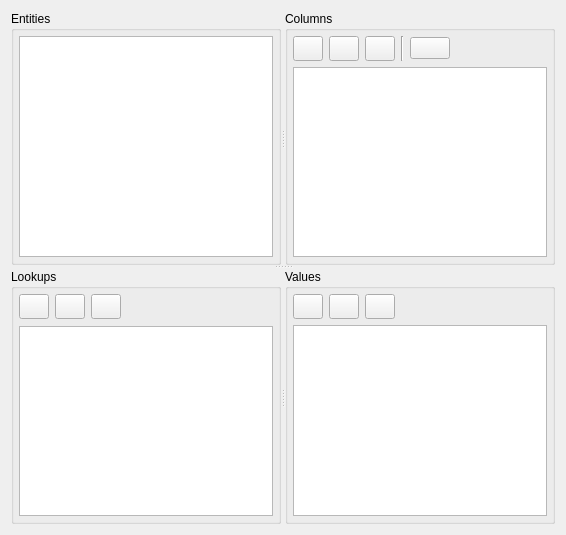
  <widget class="QWizardPage" name="wpEntityCustom">
   <property name="title">
    <string>Entity Customization</string>
   </property>
   <property name="subTitle">
    <string>Add or edit entity columns, lookups and lookup values</string>
   </property>
   <layout class="QVBoxLayout" name="verticalLayout_9">
    <item>
     <widget class="QSplitter" name="splitter_3">
      <property name="sizePolicy">
       <sizepolicy hsizetype="Expanding" vsizetype="Expanding">
        <horstretch>0</horstretch>
        <verstretch>0</verstretch>
       </sizepolicy>
      </property>
      <property name="orientation">
       <enum>Qt::Vertical</enum>
      </property>
      <widget class="QSplitter" name="splitter">
       <property name="minimumSize">
        <size>
         <width>100</width>
         <height>100</height>
        </size>
       </property>
       <property name="orientation">
        <enum>Qt::Horizontal</enum>
       </property>
       <widget class="QGroupBox" name="groupBox">
        <property name="minimumSize">
         <size>
          <width>0</width>
          <height>0</height>
         </size>
        </property>
        <property name="title">
         <string>Entities</string>
        </property>
        <layout class="QVBoxLayout" name="verticalLayout_8">
         <property name="spacing">
          <number>5</number>
         </property>
         <property name="margin">
          <number>5</number>
         </property>
         <item>
          <widget class="QListView" name="lvEntities">
           <property name="sizePolicy">
            <sizepolicy hsizetype="Expanding" vsizetype="Expanding">
             <horstretch>0</horstretch>
             <verstretch>1</verstretch>
            </sizepolicy>
           </property>
           <property name="minimumSize">
            <size>
             <width>0</width>
             <height>0</height>
            </size>
           </property>
           <property name="maximumSize">
            <size>
             <width>16777215</width>
             <height>16777215</height>
            </size>
           </property>
           <property name="selectionBehavior">
            <enum>QAbstractItemView::SelectRows</enum>
           </property>
          </widget>
         </item>
        </layout>
       </widget>
       <widget class="QGroupBox" name="groupBox_2">
        <property name="minimumSize">
         <size>
          <width>0</width>
          <height>0</height>
         </size>
        </property>
        <property name="title">
         <string>Columns</string>
        </property>
        <layout class="QVBoxLayout" name="verticalLayout">
         <property name="margin">
          <number>5</number>
         </property>
         <item>
          <layout class="QHBoxLayout" name="horizontalLayout_2">
           <item>
            <widget class="QPushButton" name="btnAddColumn">
             <property name="minimumSize">
              <size>
               <width>30</width>
               <height>25</height>
              </size>
             </property>
             <property name="maximumSize">
              <size>
               <width>30</width>
               <height>25</height>
              </size>
             </property>
             <property name="text">
              <string/>
             </property>
             <property name="iconSize">
              <size>
               <width>20</width>
               <height>20</height>
              </size>
             </property>
            </widget>
           </item>
           <item>
            <widget class="QPushButton" name="btnEditColumn">
             <property name="minimumSize">
              <size>
               <width>30</width>
               <height>25</height>
              </size>
             </property>
             <property name="maximumSize">
              <size>
               <width>30</width>
               <height>25</height>
              </size>
             </property>
             <property name="text">
              <string/>
             </property>
             <property name="iconSize">
              <size>
               <width>20</width>
               <height>20</height>
              </size>
             </property>
            </widget>
           </item>
           <item>
            <widget class="QPushButton" name="btnDeleteColumn">
             <property name="sizePolicy">
              <sizepolicy hsizetype="Minimum" vsizetype="Fixed">
               <horstretch>0</horstretch>
               <verstretch>0</verstretch>
              </sizepolicy>
             </property>
             <property name="minimumSize">
              <size>
               <width>30</width>
               <height>25</height>
              </size>
             </property>
             <property name="maximumSize">
              <size>
               <width>30</width>
               <height>25</height>
              </size>
             </property>
             <property name="text">
              <string/>
             </property>
            </widget>
           </item>
           <item>
            <widget class="Line" name="line">
             <property name="orientation">
              <enum>Qt::Vertical</enum>
             </property>
            </widget>
           </item>
           <item>
            <widget class="QPushButton" name="btnExport">
             <property name="text">
              <string/>
             </property>
            </widget>
           </item>
           <item>
            <spacer name="horizontalSpacer">
             <property name="orientation">
              <enum>Qt::Horizontal</enum>
             </property>
             <property name="sizeHint" stdset="0">
              <size>
               <width>40</width>
               <height>20</height>
              </size>
             </property>
            </spacer>
           </item>
          </layout>
         </item>
         <item>
          <widget class="QTableView" name="tbvColumns">
           <property name="sizePolicy">
            <sizepolicy hsizetype="Expanding" vsizetype="Expanding">
             <horstretch>1</horstretch>
             <verstretch>1</verstretch>
            </sizepolicy>
           </property>
           <property name="minimumSize">
            <size>
             <width>0</width>
             <height>0</height>
            </size>
           </property>
           <property name="maximumSize">
            <size>
             <width>16777215</width>
             <height>16777215</height>
            </size>
           </property>
           <property name="frameShape">
            <enum>QFrame::StyledPanel</enum>
           </property>
           <property name="frameShadow">
            <enum>QFrame::Sunken</enum>
           </property>
           <property name="selectionMode">
            <enum>QAbstractItemView::SingleSelection</enum>
           </property>
           <property name="selectionBehavior">
            <enum>QAbstractItemView::SelectRows</enum>
           </property>
           <attribute name="horizontalHeaderDefaultSectionSize">
            <number>130</number>
           </attribute>
           <attribute name="horizontalHeaderStretchLastSection">
            <bool>true</bool>
           </attribute>
           <attribute name="verticalHeaderDefaultSectionSize">
            <number>30</number>
           </attribute>
          </widget>
         </item>
        </layout>
       </widget>
      </widget>
      <widget class="QSplitter" name="splitter_2">
       <property name="sizePolicy">
        <sizepolicy hsizetype="Expanding" vsizetype="MinimumExpanding">
         <horstretch>0</horstretch>
         <verstretch>0</verstretch>
        </sizepolicy>
       </property>
       <property name="minimumSize">
        <size>
         <width>100</width>
         <height>100</height>
        </size>
       </property>
       <property name="maximumSize">
        <size>
         <width>16777215</width>
         <height>16777215</height>
        </size>
       </property>
       <property name="baseSize">
        <size>
         <width>0</width>
         <height>230</height>
        </size>
       </property>
       <property name="orientation">
        <enum>Qt::Horizontal</enum>
       </property>
       <widget class="QGroupBox" name="groupBox_5">
        <property name="sizePolicy">
         <sizepolicy hsizetype="Expanding" vsizetype="Expanding">
          <horstretch>0</horstretch>
          <verstretch>0</verstretch>
         </sizepolicy>
        </property>
        <property name="minimumSize">
         <size>
          <width>100</width>
          <height>20</height>
         </size>
        </property>
        <property name="title">
         <string>Lookups</string>
        </property>
        <layout class="QVBoxLayout" name="verticalLayout_3">
         <property name="spacing">
          <number>7</number>
         </property>
         <property name="margin">
          <number>5</number>
         </property>
         <item>
          <layout class="QHBoxLayout" name="horizontalLayout_4">
           <property name="spacing">
            <number>6</number>
           </property>
           <item>
            <widget class="QPushButton" name="btnAddLookup">
             <property name="minimumSize">
              <size>
               <width>30</width>
               <height>25</height>
              </size>
             </property>
             <property name="maximumSize">
              <size>
               <width>30</width>
               <height>25</height>
              </size>
             </property>
             <property name="text">
              <string/>
             </property>
            </widget>
           </item>
           <item>
            <widget class="QPushButton" name="btnEditLookup">
             <property name="minimumSize">
              <size>
               <width>30</width>
               <height>25</height>
              </size>
             </property>
             <property name="maximumSize">
              <size>
               <width>30</width>
               <height>25</height>
              </size>
             </property>
             <property name="text">
              <string/>
             </property>
            </widget>
           </item>
           <item>
            <widget class="QPushButton" name="btnDeleteLookup">
             <property name="minimumSize">
              <size>
               <width>30</width>
               <height>25</height>
              </size>
             </property>
             <property name="maximumSize">
              <size>
               <width>30</width>
               <height>25</height>
              </size>
             </property>
             <property name="text">
              <string/>
             </property>
            </widget>
           </item>
           <item>
            <spacer name="horizontalSpacer_3">
             <property name="orientation">
              <enum>Qt::Horizontal</enum>
             </property>
             <property name="sizeHint" stdset="0">
              <size>
               <width>40</width>
               <height>20</height>
              </size>
             </property>
            </spacer>
           </item>
          </layout>
         </item>
         <item>
          <widget class="QListView" name="lvLookups">
           <property name="sizePolicy">
            <sizepolicy hsizetype="Expanding" vsizetype="Expanding">
             <horstretch>0</horstretch>
             <verstretch>1</verstretch>
            </sizepolicy>
           </property>
           <property name="minimumSize">
            <size>
             <width>0</width>
             <height>0</height>
            </size>
           </property>
           <property name="maximumSize">
            <size>
             <width>16777215</width>
             <height>16777215</height>
            </size>
           </property>
           <property name="selectionBehavior">
            <enum>QAbstractItemView::SelectRows</enum>
           </property>
          </widget>
         </item>
        </layout>
       </widget>
       <widget class="QGroupBox" name="groupBox_6">
        <property name="sizePolicy">
         <sizepolicy hsizetype="Expanding" vsizetype="Expanding">
          <horstretch>0</horstretch>
          <verstretch>0</verstretch>
         </sizepolicy>
        </property>
        <property name="minimumSize">
         <size>
          <width>0</width>
          <height>0</height>
         </size>
        </property>
        <property name="title">
         <string>Values</string>
        </property>
        <layout class="QVBoxLayout" name="verticalLayout_2">
         <property name="margin">
          <number>5</number>
         </property>
         <item>
          <layout class="QHBoxLayout" name="horizontalLayout_5">
           <item>
            <widget class="QPushButton" name="btnAddLkupValue">
             <property name="minimumSize">
              <size>
               <width>30</width>
               <height>25</height>
              </size>
             </property>
             <property name="maximumSize">
              <size>
               <width>30</width>
               <height>25</height>
              </size>
             </property>
             <property name="text">
              <string/>
             </property>
            </widget>
           </item>
           <item>
            <widget class="QPushButton" name="btnEditLkupValue">
             <property name="minimumSize">
              <size>
               <width>30</width>
               <height>25</height>
              </size>
             </property>
             <property name="maximumSize">
              <size>
               <width>30</width>
               <height>25</height>
              </size>
             </property>
             <property name="text">
              <string/>
             </property>
            </widget>
           </item>
           <item>
            <widget class="QPushButton" name="btnDeleteLkupValue">
             <property name="minimumSize">
              <size>
               <width>30</width>
               <height>25</height>
              </size>
             </property>
             <property name="maximumSize">
              <size>
               <width>30</width>
               <height>25</height>
              </size>
             </property>
             <property name="text">
              <string/>
             </property>
            </widget>
           </item>
           <item>
            <spacer name="horizontalSpacer_2">
             <property name="orientation">
              <enum>Qt::Horizontal</enum>
             </property>
             <property name="sizeHint" stdset="0">
              <size>
               <width>40</width>
               <height>20</height>
              </size>
             </property>
            </spacer>
           </item>
          </layout>
         </item>
         <item>
          <widget class="QListView" name="lvLookupValues">
           <property name="sizePolicy">
            <sizepolicy hsizetype="Expanding" vsizetype="Expanding">
             <horstretch>0</horstretch>
             <verstretch>1</verstretch>
            </sizepolicy>
           </property>
           <property name="minimumSize">
            <size>
             <width>0</width>
             <height>0</height>
            </size>
           </property>
           <property name="maximumSize">
            <size>
             <width>16777215</width>
             <height>16777215</height>
            </size>
           </property>
           <property name="selectionBehavior">
            <enum>QAbstractItemView::SelectRows</enum>
           </property>
          </widget>
         </item>
        </layout>
       </widget>
      </widget>
     </widget>
    </item>
   </layout>
  </widget>
